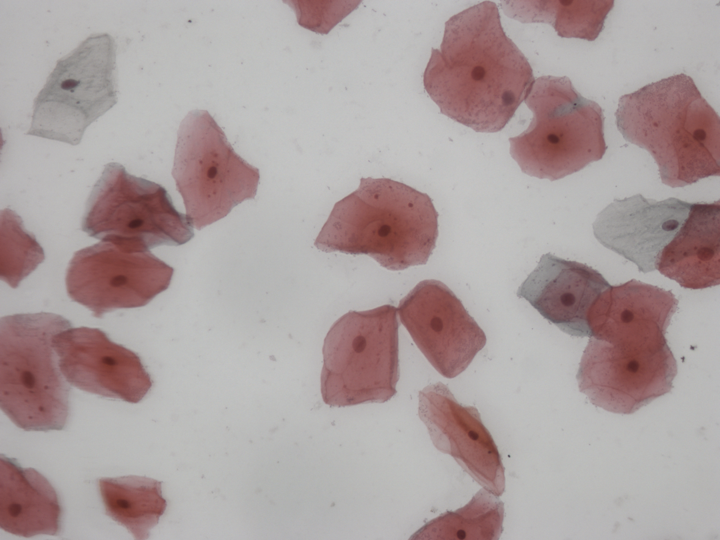
#> input picture data/imgs/img1.png, 720 x 540 px
$ python -i papanicolau.py   (imports and definitions only)
#> lines starting #> are read from the running program, lines starting #| are printed output that depends on the picture; after the words box and inside, x2 and y2 are one past the last pixel; in counts of white or black regions, pixels touching at a corner belong together
import numpy as np
from math import sqrt, pow

from skimage.morphology import dilation, disk
from skimage.filters import threshold_triangle
from skimage.measure import label, regionprops
from skimage.segmentation import relabel_sequential

from .display import show_segmentation


def get_cells(image, imshow=False):
    """Threshold image using Otsu automatic threshold.

    Arguments
        image: ndarray
            Image to be thresholded.

        imshow: bool (default False)
            Whether to show thresholded image or not.
    """
    # Segment by threshold
    threshold = threshold_triangle(image)
    bw = image <= threshold

    # Label segmentation
    cells = label(bw)
    cells = __remove_dirt(cells)

    # Find nuclei
    nuclei = __refine(image, cells.copy())
    nuclei[nuclei != 0] = 1
    labeled_nuclei = label(nuclei)

    # Remove segments with high eccentricity
    labeled = __remove_by_eccentricity(cells, labeled_nuclei)
    labeled = relabel_sequential(labeled)[0]

    # Remove small segments
    labeled = __remove_by_area(cells, labeled)
    labeled = relabel_sequential(labeled)[0]

    # Increase segments area
    labeled[labeled != 0] = 1
    labeled = dilation(labeled, disk(5))
    labeled = np.multiply(labeled, bw)
    labeled = label(labeled)

    # Remove small segments again
    labeled = __remove_by_area(cells, labeled)
    labeled = relabel_sequential(labeled)[0]

    # Use other technique to remove small segments
    labeled = __remove_small_segments(labeled)
    labeled = relabel_sequential(labeled)[0]

    # Increase segment area by proximity
    labeled = __relate_pixels(cells, labeled)

    # Remove remaining small segments
    labeled = __remove_small_segments(labeled, 0.2)
    labeled = relabel_sequential(labeled)[0]

    if imshow:
        show_segmentation(image, labeled)

    return labeled


def __remove_dirt(labeled_image):
    props = __regionprops(labeled_image)

    for p in props:
        if p.area > 10:
            continue

        x, y = np.where(labeled_image == p.label)
        labeled_image[x, y] = 0

    return labeled_image


def __mean_area(labeled_image):
    props = __regionprops(labeled_image)
    areas = [p.area for p in props]
    return np.mean(areas)


def __std_area(labeled_image):
    props = __regionprops(labeled_image)
    areas = [p.area for p in props]
    return np.std(areas)


def __mean_eccentricity(labeled_image):
    props = __regionprops(labeled_image)
    areas = [p.eccentricity for p in props]
    return np.mean(areas)


def __std_eccentricity(labeled_image):
    props = __regionprops(labeled_image)
    areas = [p.eccentricity for p in props]
    return np.std(areas)


def __refine(image, labels):
    for p in __regionprops(labels):
        min_row, min_col, max_row, max_col = p.bbox
        subimage = image[min_row:max_row, min_col:max_col]
        sublabels = labels[min_row:max_row, min_col:max_col]

        labels[min_row:max_row, min_col:max_col] = __best_label(subimage,
                                                                sublabels,
                                                                p)

    return __remove_dirt(labels)


def __best_label(image, labels, prop):
    x, y = np.where(labels == prop.label)

    if x.size == 0:
        return labels

    past_labels = []
    # bws = []

    for i in range(20, 100, 5):
        a = i / 100

        threshold = (1 - a) * image[x, y].max() + a * image[x, y].min()

        bw = image <= threshold

        curr_labels = label(bw)
        curr_labels = __remove_dirt(curr_labels)

        past_labels.append(curr_labels)

    max_index, count = __max_labels(past_labels)

    if count == 1:
        return __best_eccentricity(past_labels)
    else:
        best_fit = past_labels[max_index]
        return __refine(image, best_fit)


def __max_labels(past_labels):
    props = [__regionprops(labels) for labels in past_labels]
    number_of_labels = [len(p) for p in props]

    max_index = np.argmax(number_of_labels)
    return max_index, number_of_labels[max_index]


def __best_eccentricity(past_labels):
    props = [__regionprops(labels) for labels in past_labels]
    eccentricities = [p[0].eccentricity if len(p) == 1 else 20 for p in props]

    min_index = np.argmin(eccentricities)
    return past_labels[min_index]


def __regionprops(labels):
    if 1 in labels.shape or len(labels.shape) == 1:
        return []

    return regionprops(labels)


def __remove_by_eccentricity(cells, nuclei):
    cells = cells.copy()
    nuclei = nuclei.copy()
    result = nuclei.copy()

    cells_props = __regionprops(cells)

    for cell in cells_props:
        x, y = np.where(cells == cell.label)

        unique_nuclei_labels = np.unique(nuclei[x, y])[1:]
        unique_n_nuclei_labels = unique_nuclei_labels.size

        if 0 <= unique_n_nuclei_labels <= 1:
            continue

        min_row, min_col, max_row, max_col = cell.bbox
        sub_nuclei = nuclei[min_row:max_row, min_col:max_col]

        outliers = np.setdiff1d(sub_nuclei, unique_nuclei_labels)[1:]
        for outlier in outliers:
            sub_nuclei[sub_nuclei == outlier] = 0

        nuclei_props = np.array(__regionprops(sub_nuclei))

        areas = np.argsort([p.eccentricity for p in nuclei_props])
        biggest_index = areas[0]
        other_nucleus = nuclei_props[biggest_index]

        for nucleus in nuclei_props:
            ratio = (1 - nucleus.eccentricity) / (1 - other_nucleus.eccentricity)

            if ratio < 0.15:
                result[result == nucleus.label] = 0

    return result


def __remove_by_area(cells, nuclei):
    cells = cells.copy()
    nuclei = nuclei.copy()
    result = nuclei.copy()

    cells_props = __regionprops(cells)

    for cell in cells_props:
        x, y = np.where(cells == cell.label)

        unique_nuclei_labels = np.unique(nuclei[x, y])[1:]
        unique_n_nuclei_labels = unique_nuclei_labels.size

        if 0 <= unique_n_nuclei_labels <= 1:
            continue

        min_row, min_col, max_row, max_col = cell.bbox
        sub_nuclei = nuclei[min_row:max_row, min_col:max_col]

        outliers = np.setdiff1d(sub_nuclei, unique_nuclei_labels)[1:]
        for outlier in outliers:
            sub_nuclei[sub_nuclei == outlier] = 0

        nuclei_props = np.array(__regionprops(sub_nuclei))

        areas = np.argsort([p.area for p in nuclei_props])
        biggest_index = areas[-1]
        other_nucleus = nuclei_props[biggest_index]

        for nucleus in nuclei_props:
            ratio = nucleus.area / other_nucleus.area

            if ratio < 0.12:
                result[result == nucleus.label] = 0

    return result


def __relate_pixels(cells, nuclei):
    result = nuclei.copy()
    cells_props = __regionprops(cells)
    nuclei_props = __regionprops(nuclei)

    for cell in cells_props:
        x, y = np.where(cells == cell.label)

        unique_nuclei_labels = np.unique(nuclei[x, y])[1:]
        if unique_nuclei_labels.size == 0:
            continue

        subnuclei_props = __select_nuclei_props(nuclei_props,
                                                unique_nuclei_labels)

        for p, q in zip(x, y):
            if cells[p, q] == 0:
                continue

            new_label = __nearest_label(subnuclei_props, (p, q))
            result[p, q] = new_label

    return result


def __nearest_label(props, p1):
    distances = [__points_dist(p1, __center(p)) for p in props]

    if len(distances) == 0:
        return 0

    index = np.argmin(distances)
    return props[index].label


def __points_dist(p1, p2):
    x, y = p1
    z, w = p2

    a = pow(x - z, 2)
    b = pow(y - w, 2)

    return sqrt(a + b)


def __remove_small_segments(labeled, max_ratio=0.1):
    result = labeled.copy()
    mean_area = __mean_area(labeled)

    for p in __regionprops(labeled):
        ratio = p.area / mean_area

        if ratio < max_ratio:
            x, y = np.where(labeled == p.label)
            result[x, y] = 0

    return result


def __center(prop):
    min_row, min_col, max_row, max_col = prop.bbox
    x = (min_row + max_row) // 2
    y = (min_col + max_col) // 2

    return x, y


def __select_nuclei_props(nuclei_props, unique_nuclei_labels):
    indexes = (unique_nuclei_labels - 1)
    props = []

    for i in indexes:
        props.append(nuclei_props[i])

    return props

>>> import cv2
>>> picture = cv2.imread('../data/imgs/img1.png', cv2.IMREAD_GRAYSCALE)
#> picture: shape (540, 720); min 42, max 197, mean 161
>>> result = get_cells(picture)
#> in get_cells, `threshold = threshold_triangle(image)`: threshold = 169
#> in get_cells, `bw = image <= threshold`:
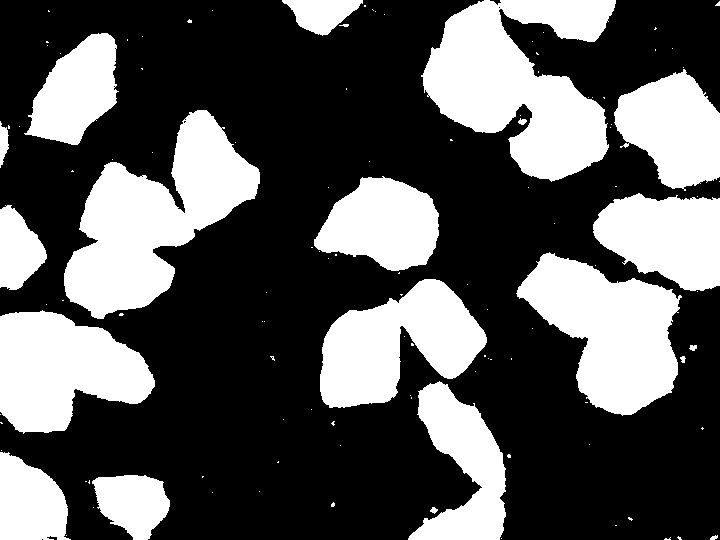
#> bw: shape (540, 720) bool; 34.8% white; 116 white regions (95 under 20 px)
#> in get_cells, `cells = label(bw)`:
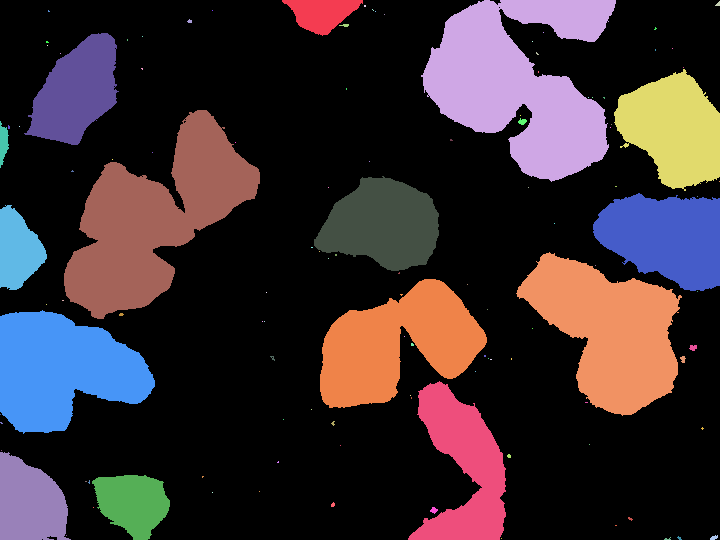
#> cells: shape (540, 720) int32; 117 distinct labels, from 0 to 116; one colour per label, 0 black
#> in __remove_dirt, `props = __regionprops(labeled_image)`: props = 116 regions; largest, box (x1, y1, x2, y2) and area: (421, 0, 616, 182) 20539, (64, 110, 260, 319) 19449, (516, 252, 682, 416) 15383, (0, 310, 155, 434) 13052, (320, 279, 487, 408) 12657
#> the loop in __remove_dirt, `for p in props:` made 116 passes
#> (x, y) on passes 4, 5, 6, 7, 8, 9, 12, 13, 15, 16, 17, 18: ([5, 5, 6, 6], [364, 365, 364, 365]), ([9, 10], [372, 373]), ([10, 11, 11], [48, 48, 49]), ([10], [212]), ([11], [375]), ([14], [384]), ([27, 28, 28, 29, 29], [655, 655, 656, 654, 655]), ([32], [543]), ([36], [142]), ([39, 40], [127, 127]), ([41, 41, 42, 42, 42], [46, 47, 46, 47, 48]), ([41], [532])
#> after the loop in __remove_dirt, `for p in props:`: labeled_image: shape (540, 720) int32; 32 distinct labels, from 0 to 115
#> the loop in __refine, `for p in __regionprops(labels):` made 31 passes
#> (min_row, min_col, max_row, max_col) on pass 1: (17, 23, 28, 39)
#> (min_row, min_col, max_row, max_col) on pass 2: (3, 0, 11, 6)
#> after the loop in __refine, `for p in __regionprops(labels):`: labels: shape (540, 720) int32; 4 distinct labels, from 0 to 3
#> in get_cells, `nuclei[nuclei != 0] = 1`: nuclei: shape (540, 720) int32; values 0 (black) and 1 (white), 0.94% white; 70 white regions (37 under 20 px), largest, box (x1, y1, x2, y2) and area: (541, 126, 572, 157) 603, (101, 356, 119, 373) 192, (21, 371, 35, 389) 190
#> in get_cells, `labeled_nuclei = label(nuclei)`: labeled_nuclei: shape (540, 720) int64; 71 distinct labels, from 0 to 70
#> the loop in __remove_by_eccentricity, `for cell in cells_props:` made 31 passes
#> after the loop in __remove_by_eccentricity, `for cell in cells_props:`: result: shape (540, 720) int64; 61 distinct labels, from 0 to 69
#> after the loop in __remove_by_eccentricity, `for cell in cells_props:`: sub_nuclei: shape (88, 71) int64; 3 distinct labels, from 0 to 66
#> in get_cells, `labeled = relabel_sequential(labeled)[0]`: labeled: shape (540, 720) int64; 61 distinct labels, from 0 to 60
#> the loop in __remove_by_area, `for cell in cells_props:` made 31 passes
#> after the loop in __remove_by_area, `for cell in cells_props:`:
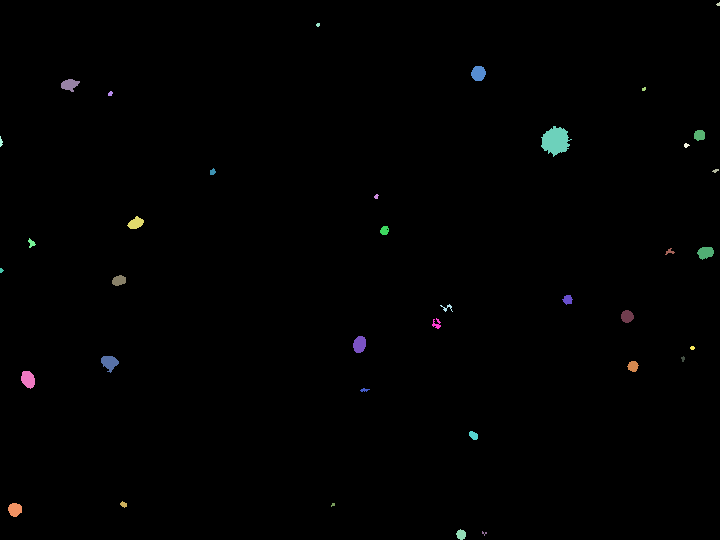
#> result: shape (540, 720) int64; 38 distinct labels, from 0 to 60; one colour per label, 0 black
#> after the loop in __remove_by_area, `for cell in cells_props:`:
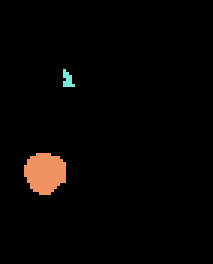
#> sub_nuclei: shape (88, 71) int64 (shown 3 times larger); 3 distinct labels, from 0 to 57; one colour per label, 0 black
#> in get_cells, `labeled = relabel_sequential(labeled)[0]`: labeled: shape (540, 720) int64; 38 distinct labels, from 0 to 37
#> in get_cells, `labeled = dilation(labeled, disk(5))`: labeled: shape (540, 720) int64; values 0 (black) and 1 (white), 2.9% white; 34 white regions, largest, box (x1, y1, x2, y2) and area: (536, 121, 577, 162) 1180, (427, 299, 458, 334) 584, (96, 351, 124, 378) 538
#> in get_cells, `labeled = label(labeled)`: labeled: shape (540, 720) int64; 36 distinct labels, from 0 to 35
#> the loop in __remove_by_area (call 2), `for cell in cells_props:` made 31 passes
#> after the loop in __remove_by_area (call 2), `for cell in cells_props:`:
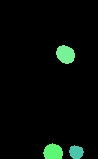
#> sub_nuclei: shape (159, 98) int64; 4 distinct labels, from 0 to 35; one colour per label, 0 black
#> the loop in __remove_small_segments, `for p in __regionprops(labeled):` made 35 passes
#> after the loop in __remove_small_segments, `for p in __regionprops(labeled):`: result: shape (540, 720) int64; 33 distinct labels, from 0 to 35
#> in get_cells, `labeled = relabel_sequential(labeled)[0]`: labeled: shape (540, 720) int64; 33 distinct labels, from 0 to 32
#> the loop in __relate_pixels, `for cell in cells_props:` made 31 passes
#> after the loop in __relate_pixels, `for cell in cells_props:`:
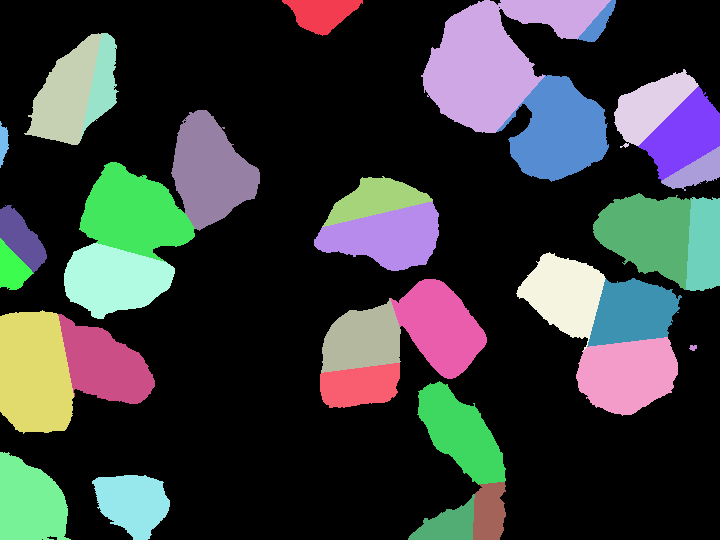
#> result: shape (540, 720) int64; 33 distinct labels, from 0 to 32; one colour per label, 0 black
#> the loop in __remove_small_segments (call 2), `for p in __regionprops(labeled):` made 32 passes
#> after the loop in __remove_small_segments (call 2), `for p in __regionprops(labeled):`: result: shape (540, 720) int64; 31 distinct labels, from 0 to 32
#> in get_cells, `labeled = relabel_sequential(labeled)[0]`:
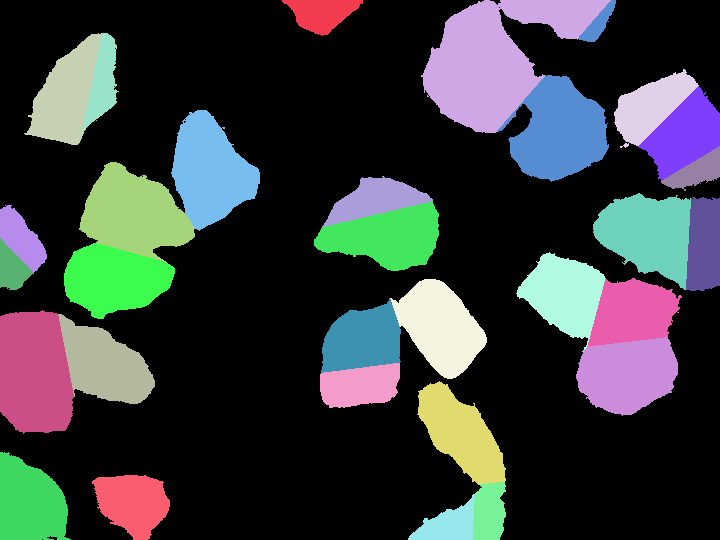
#> labeled: shape (540, 720) int64; 31 distinct labels, from 0 to 30; one colour per label, 0 black
